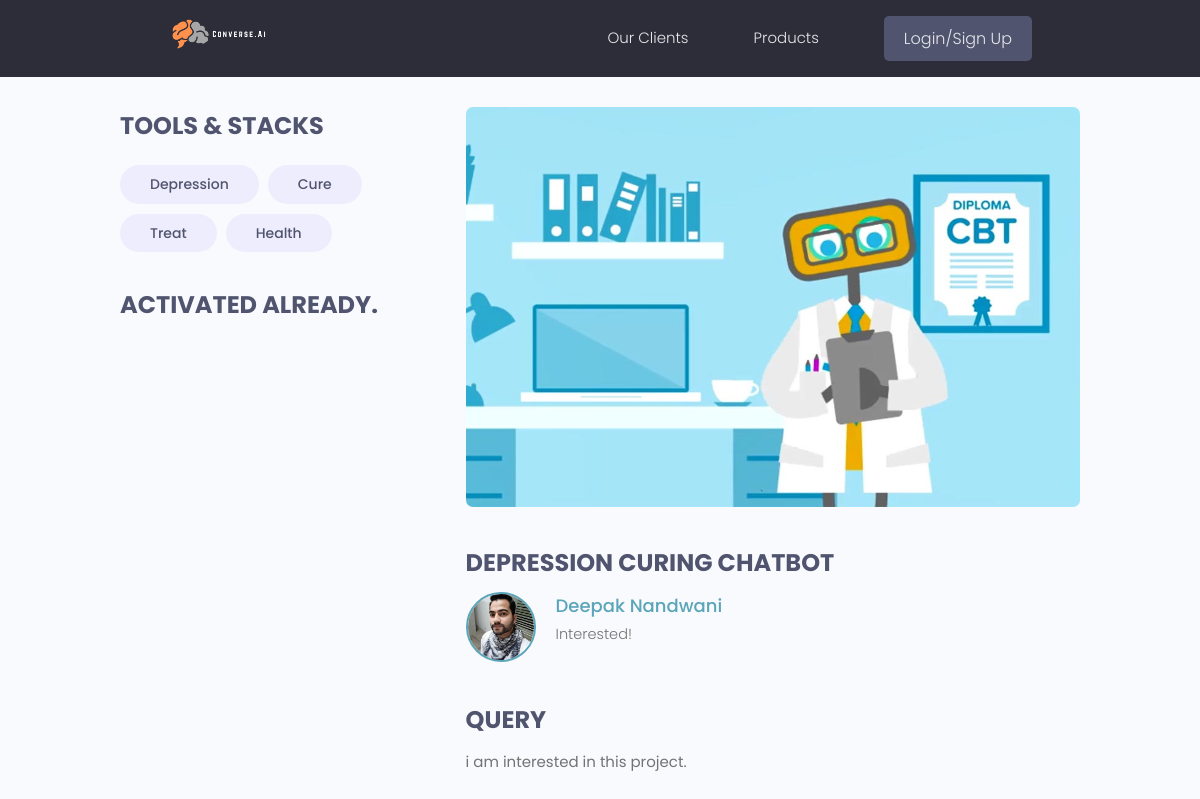
The app's page /show_query/5743df20-5df9-4023-bf92-d2e8176c685a/ with its own data.
### projects/models.py (models this page shows, shortened)
class Tag(models.Model):
    name = models.CharField(max_length= 200)
    created = models.DateTimeField(auto_now_add = True)
    id = models.UUIDField(default = uuid.uuid4, unique=True, primary_key=True, editable= False)
    def __str__(self):
        return self.name

class Query(models.Model):
    owner = models.ForeignKey(Profile, on_delete=models.CASCADE, null=True)
    title = models.CharField(max_length=200)
    description = models.TextField(null = True, blank = True)
    created = models.DateTimeField(auto_now_add = True)
    id = models.UUIDField(default = uuid.uuid4, unique=True, primary_key=True, editable= False)
    status = models.CharField(max_length = 200, blank = True, default = "no")
    project = models.ForeignKey(Project, on_delete = models.CASCADE)
    class Meta:
        unique_together = [['owner', 'project']]

class Project(models.Model):
    title = models.CharField(max_length=200)
    description = models.TextField(null = True, blank = True)
    created = models.DateTimeField(auto_now_add = True)
    id = models.UUIDField(default = uuid.uuid4, unique=True, primary_key=True, editable= False)
    featured_image = models.ImageField(null = True, blank = True, default = "default.jpg")
    tags = models.ManyToManyField('Tag',blank = True)
    vote_total = models.IntegerField(default = 0, null = True, blank = True)
    vote_ratio = models.IntegerField(default = 0, null = True, blank = True)
    class Meta:
        ordering = ['-vote_ratio', '-vote_total', 'title']

### p_users/models.py (models this page shows, shortened)
class Profile(models.Model):
    user = models.OneToOneField(User, on_delete=models.CASCADE, null=True, blank=True)
    name = models.CharField(max_length=200, blank=True, null=True)
    email = models.EmailField(max_length=500, blank=True, null=True)
    username = models.CharField(max_length=200, blank=True, null=True)
    location = models.CharField(max_length=200, blank=True, null=True)
    short_intro = models.CharField(max_length=200, blank=True, null=True)
    bio = models.TextField(blank=True, null=True)
    profile_image = models.ImageField(null=True, blank=True, upload_to='profiles/', default="profiles/user-default.png")
    created = models.DateTimeField(auto_now_add=True)
    id = models.UUIDField(default=uuid.uuid4, unique=True,primary_key=True, editable=False)
    class Meta:
        ordering = ['created']

### projects/views.py (the view)
# urls.py: path('show_query/<str:pk>/', views.show_query, name="show_query"),
def show_query(request, pk):
    query = Query.objects.get(id=pk)
    return render(request, 'projects/query_info.html', {'query': query})

### projects/templates/projects/query_info.html (shortened to what this page needs)
{% extends 'main.html' %}
{% block content %}
<main class="singleProject my-md">
    <div class="container">
        <div class="layout">
            <div class="column column--1of3">
                <h3 class="singleProject__subtitle">Tools & Stacks</h3>
                <div class="singleProject__toolStack">
                    {% for tag in query.project.tags.all %}
                    <span class="tag tag--pill tag--sub tag--lg">
                        <small>{{tag}}</small>
                    </span>
                    {% endfor %}
                    <br>
                    <br>
                    {% if query.status == 'no' %}
                        <h3 class="singleProject__subtitle">Waiting</h3>
                            <form method="POST" action="{% url 'toggle_activation' query.id %}" class="form auth__form">
                                {% csrf_token %}
                            <input class = "input" type = "text" name = "link" id = "link" placeholder="Enter link here.."/>
                            <br>
                            <br>
                            <div class="auth__actions">
                                <input class="btn btn--sub btn--lg" type="submit" value="Activate" />
                            </div>
                        </form>
                    {% else %}
                        <h3 class="singleProject__subtitle">Activated already.</h3>
                    {% endif %}
                </div>
            </div>
            <div class="column column--2of3">
                <img class="singleProject__preview" src="{{ query.project.featured_image.url }}" alt="portfolio thumbnail" />
                <h3 class="singleProject__subtitle">{{query.project.title}}</h3>
                <div class="comment">
                    <a href="{% url 'user-profile' query.owner.id  %}">
                        <img class="avatar avatar--md" src="{{query.owner.profile_image.url}}" alt="user" />
                    </a>
                    <div class="comment__details">
                        <a href="{% url 'user-profile' query.owner.id  %}"
                            class="comment__author">{{query.owner.name}}</a>
                        <p class="comment__info">{{query.title|linebreaksbr}}</p>
                    </div>
                </div>
                <h3 class="singleProject__subtitle">Query</h3>
                <div class="singleProject__info">
                    {{query.description}}
                </div>
            </div>
        </div>
    </div>
</main>
{% endblock %}

### static/styles/app.css (style rules this page uses)
:root { --color-sub: #2d2d39; }
img { width: 100%; }
.singleProject .column--1of3 { order: 2; }
@media screen and (min-width: 1081px) { .singleProject .column--1of3 { order: 1; } }
@media screen and (min-width: 1081px) { .singleProject .column--2of3 { order: 2; } }
.singleProject__toolStack { margin-top: 2rem; margin-bottom: 4rem; }
.singleProject__preview { height: 50vh; object-fit: cover; object-position: top center; margin-bottom: 3rem; border-radius: 0.7rem; }
.singleProject__subtitle { text-transform: uppercase; font-size: 2.4rem; font-weight: 700; color: var(--color-sub-light); margin-bottom: 1rem; }
.comment { display: flex; gap: 2rem; }
.comment:not(:last-child) { margin-bottom: 3rem; }
.comment__author { font-size: 1.8rem; }
.comment__info { font-size: 1.45rem; }

### static/uikit/styles/modules/_variables.css (style rules this page uses)
:root { --color-main: #5aa5b9; --color-main-light: #e6faff; --color-sub: #3f4156; --color-sub-light: #51546e; --color-sub-lighter: #ededfd; --color-text: #737373; --color-gray: #8b8b8b; --color-light: #e5e7eb; --color-light-gray: #767676; --color-bg: #f8fafd; --color-white: #fffefd; --color-white-light: #f3f3f3; --color-success: #359e64; --color-success-bg: #def8e8; --color-error: #fc4b0b; --color-error-bg: #fff2ee; --font-base: 'Poppins', arial, helvetica, 'Segoe UI', roboto, ubuntu, sans-serif; --font-monospace: 'Fira Code', 'Courier New', courier, monospace; --font-regular: 300; --font-medium: 500; --font-bold: 700; --generic-shadow: 1px 1px 5px #00000010; --generic-transition: all 0.3s ease-in-out; }

### static/uikit/styles/modules/_base.css (style rules this page uses)
* { margin: 0; padding: 0; box-sizing: border-box; text-rendering: optimizeLegibility; color: inherit; font-size: inherit; }
html { font-size: 50%; }
@media only screen and (min-width: 480px) { html { font-size: 56.25%; } }
@media only screen and (min-width: 1200px) { html { font-size: 62.5%; } }
body { line-height: 1.6; font-weight: 400; font-size: 1.5rem; color: var(--color-text); background-color: var(--color-bg); min-height: 100vh; }

### static/uikit/styles/modules/_typography.css (style rules this page uses)
* { font-family: var(--font-base); }
h3 { font-size: 3.2rem; font-weight: var(--font-medium); }
p, span, strong { font-size: 1.6rem; color: var(--color-text); font-weight: var(--font-regular); }
a { padding-bottom: 2px; text-decoration: none; display: inline-block; color: var(--color-main); font-weight: var(--font-medium); }

### static/uikit/styles/modules/_utilities.css (style rules this page uses)
.container { width: 92%; max-width: 165rem; margin: 0 auto; box-sizing: border-box; }
@media screen and (min-width: 1000px) { .container { width: 90%; } }
@media screen and (min-width: 1200px) { .container { width: 80%; } }
.my-md { margin: 3rem auto; }

### static/uikit/styles/modules/_avatar.css (style rules this page uses)
.avatar { border-radius: 50%; border: 2px solid var(--color-main); object-fit: cover; }
.avatar--md { height: 7rem; width: 7rem; }

### static/uikit/styles/modules/_tag.css (style rules this page uses)
.tag { display: inline-flex; align-items: center; background-color: var(--color-sub); height: -webkit-fit-content; height: -moz-fit-content; height: fit-content; width: -webkit-fit-content; width: -moz-fit-content; width: fit-content; border-radius: 0.5rem; padding: 0.5rem 1.5rem; font-size: 1.2rem; cursor: pointer; }
.tag:not(:last-child) { margin-right: 0.25rem; margin-bottom: 0.75rem; }
.tag > small { color: var(--color-white); }
.tag--pill { border-radius: 5rem; }
.tag--sub, .tag--sub > small { background: var(--color-sub-lighter); color: var(--color-sub-light); font-weight: 500; }
.tag--lg { padding: 0.8rem 3rem; font-size: 1.4rem; }
.tag--lg:not(:last-child) { margin-right: 0.5rem; margin-bottom: 1rem; }

### static/uikit/styles/modules/_layout.css (style rules this page uses)
.layout { display: flex; flex-flow: row wrap; justify-content: space-between; }
.layout > .column { margin-bottom: 3rem; }
.layout > .column.column--1of3 { flex-basis: 30%; }
.layout > .column.column--2of3 { flex-basis: 64%; }

### records on screen
Tag: name "Depression"
Tag: name "Cure"
Tag: name "Treat"
Tag: name "Health"
Query: project.featured_image (picture), project "DEPRESSION CURING CHATBOT", owner.profile_image (picture), owner.name "Deepak Nandwani", title "Interested!", description "i am interested in this project."
